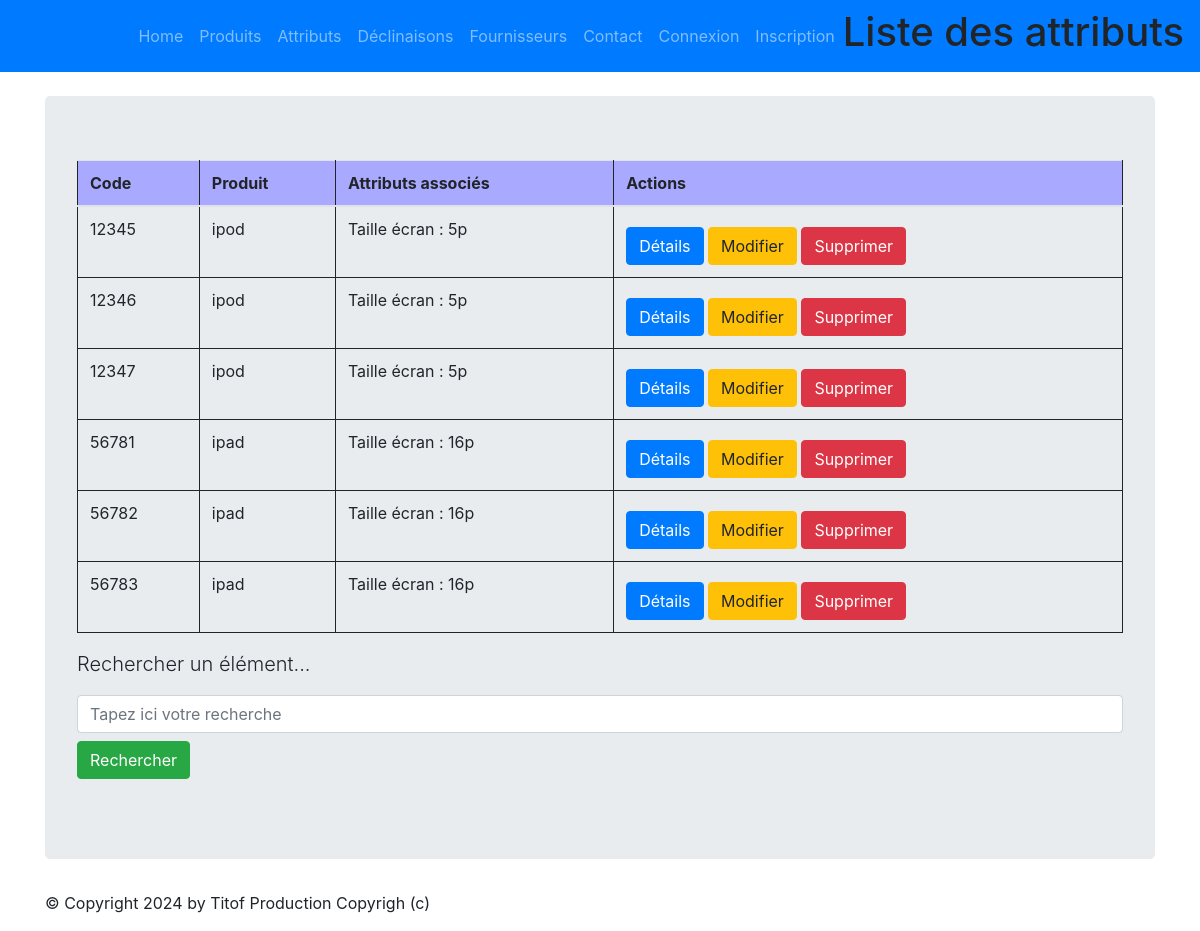
The app's page /monapp/item/list with its own data.
### monapp/models.py (models this page shows, shortened)
class ProductItem(models.Model):
    class Meta:
        verbose_name = "Déclinaison Produit"
    color   = models.CharField(max_length=100)
    code    = models.CharField(max_length=10, null=True, blank=True, unique=True)
    product = models.ForeignKey('Product', on_delete=models.CASCADE)
    attributes  = models.ManyToManyField("ProductAttributeValue", related_name="product_item", null=True, blank=True)

class Product(models.Model):
    class Meta:
        verbose_name = "Produit"
    name          = models.CharField(max_length=100)
    code          = models.CharField(max_length=10, null=True, blank=True, unique=True)
    price_ht      = models.DecimalField(max_digits=8, decimal_places=2,  null=True, blank=True, verbose_name="Prix unitaire HT")
    price_ttc     = models.DecimalField(max_digits=8, decimal_places=2,  null=True, blank=True, verbose_name="Prix unitaire TTC")
    status        = models.SmallIntegerField(choices=PRODUCT_STATUS, default=0)
    date_creation = models.DateTimeField(blank=True, verbose_name="Date création")
    stock = models.IntegerField(default=0,verbose_name="Stock")

class ProductAttributeValue(models.Model):
    class Meta:
        verbose_name = "Valeur attribut"
        ordering = ['position']
    value              = models.CharField(max_length=100)
    product_attribute  = models.ForeignKey('ProductAttribute', verbose_name="Unité", on_delete=models.CASCADE)
    position           = models.PositiveSmallIntegerField("Position", null=True, blank=True)

class ProductAttribute(models.Model):
    class Meta:
        verbose_name = "Attribut"
    name =  models.CharField(max_length=100)

### monapp/views.py (the view)
# urls.py: path("item/list",views.ProductItemListView.as_view(), name="item-list"),
class ProductItemListView(ListView):
  model = ProductItem
  template_name = "monapp/list_items.html"
  context_object_name = "productitems"
  def get_queryset(self ):
    query = self.request.GET.get('search')
    if query:
      return ProductItem.objects.filter(name__icontains=query)
    return ProductItem.objects.all().select_related('product').prefetch_related('attributes')
  def get_context_data(self, **kwargs):
    context = super(ProductItemListView, self).get_context_data(**kwargs)
    context['titremenu'] = "Liste des déclinaisons"
    return context

### monapp/templates/monapp/list_items.html (shortened to what this page needs)
{% extends 'monapp/base.html' %}
{% block menu %}
<h1>Liste des attributs</h1>
{% endblock %}
{% block contenu %}
<table class="table">
    <thead>
        <th>Code</th>
        <th>Produit</th>
        <th>Attributs associés</th>
        <th>Actions</th>
    </thead>
    <tbody>
        {% for item in productitems %}
        <tr>
            <td>{{ item.code }}</a></td>
            <td>{{ item.product.name }}</a></td>
            <td>{% for attribute in item.attributes.all %}
                <p>{{ attribute.product_attribute.name }} : {{attribute.value }}</p>
                {% empty %}
                <p>Aucune valeur</p>
                {% endfor %}
            </td>
            <td>
        <a href="{% url 'item-detail' item.id %}" class="btn btn-primary mt-2">Détails</a>
        <a href="{% url 'item-update' item.id %}" class="btn btn-warning mt-2">Modifier</a>
        <a href="{% url 'item-delete' item.id %}" class="btn btn-danger mt-2">Supprimer</a>
            </td>
        </tr>
        {% endfor %}
    </tbody>
</table>
<p class="lead mb-3 ml-0">Rechercher un élément...</p>
<form method="GET" action="">
<input class="form-control" type="text" name="search" placeholder="Tapez ici votre recherche"
    value="{{ request.GET.search }}">
    <button type="submit" class="btn btn-success mt-2">Rechercher</button>
</form>
{% endblock %}

### static/styles.css (style rules this page uses)
.table { border: 1px solid; border-collapse: collapse; position: relative; width: 100%; }
.table th { border: 1px solid; padding: 5px; background-color: rgb(169, 169, 255); text-emphasis-color: white; }
.table td { border: 1px solid; padding: 5px; }

### records on screen
ProductItem: code "12345", product.name "ipod"
ProductAttributeValue: product_attribute.name "Taille écran", value "5p"
ProductItem: code "12346", product.name "ipod"
ProductItem: code "12347", product.name "ipod"
ProductItem: code "56781", product.name "ipad"
ProductAttributeValue: product_attribute.name "Taille écran", value "16p"
ProductItem: code "56782", product.name "ipad"
ProductItem: code "56783", product.name "ipad"
